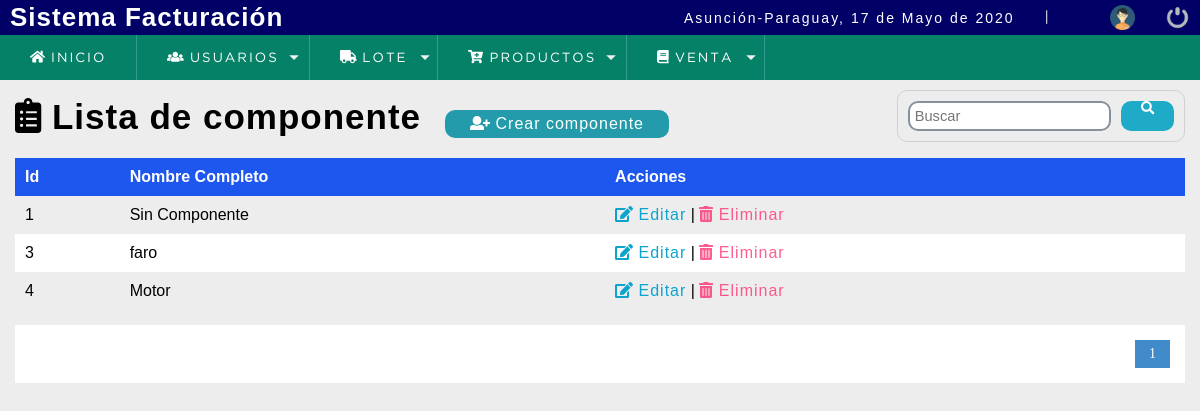
/sistema/lista_componente.php (signed in), run on the app's committed database.
### tables this page shows
CREATE TABLE `componente` (
  `componente_id` int(11) NOT NULL,
  `componente_descripcion` varchar(45) NOT NULL
);

### sistema/lista_componente.php (the view, shortened to what this page needs)
<?php
include "../conexion.php";
 ?>
<!DOCTYPE html>
<html lang="en">
<head>
<?php include "includes/scripts.php";?>
</head>
<body>
<?php include "includes/header.php"; ?>
	<section id="container">
		<h1><i class="fas fa-clipboard-list"></i> Lista de componente</h1>
		<a href="registro_componente.php" class="btn_new"><i class="fas fa-user-plus"></i> Crear componente</a>
		<form action="buscar_componente.php" method="get" class="form_search">
			<input type="text" name="busqueda" id="busqueda" placeholder="Buscar">
			<button type="submit" class="btn_search"><i class="fas fa-search"></i></button>
		</form>
		<table>
			<tr>
				<th>Id</th>
				<th>Nombre Completo</th>
				<th>Acciones</th>
			</tr>
			<?php
				$sql_register = mysqli_query($conection,"SELECT COUNT(*) as total_registro
																								FROM componente");
				$result_register = mysqli_fetch_array($sql_register);
				$total_registro = $result_register['total_registro'];
				$por_pagina = 5;
				if (empty($_GET['pagina']))
				{
						$pagina = 1;
				}else {
					$pagina = $_GET['pagina'];
				}
				$desde = ($pagina-1) * $por_pagina;
				$total_paginas = ceil($total_registro / $por_pagina);
					$query = mysqli_query($conection, "SELECT *
																						 from componente
																						 LIMIT $desde,$por_pagina");
					$result = mysqli_num_rows($query);
					if ($result >0 )
					{
						while ($data = mysqli_fetch_array($query))
						{
      ?>
			<tr>
				<td><?php echo $data[0]; ?></td>
				<td><?php echo $data[1] ; ?></td>
				<td>
					<a class="link_edit" href="editar_componente.php?id=<?php echo $data[0]; ?>"><i class="fas fa-edit"></i> Editar</a>
					|
					<a class="link_delete" href="eliminar_confirmar_componente.php?id=<?php echo $data[0]; ?>"><i class="fas fa-trash-alt"></i> Eliminar</a>
			  </td>
			</tr>
     <?php
		      }
	       }
     ?>
		</table>
		<div class="paginador">
			<ul>
				<?php
					for ($i=1; $i <= $total_paginas; $i++)
					{
						if ($i == $pagina)
						{
							echo '<li class="pageSelected"> '.$i.' </li>';
						}else
						{
								echo '<li> <a href="?pagina='.$i.'">'.$i.' </a> </li>';
						}
					}
				 ?>
			</ul>
		</div>
	</section>
</body>
</html>

### sistema/css/style.css (style rules this page uses)
* { margin: 0; padding: 0; box-sizing: border-box; }
body { background: #ededed; }
h1, h2, h3, h4, h5, h6 { font-family: 'arial'; font-weight: bold; letter-spacing: 1px; }
h1 { font-size: 26px; }
a { text-decoration: none; font-family: arial; letter-spacing: 1px; }
#container { padding: 90px 15px 15px; }
form { background: #3D789B; margin: auto; padding: 20px 50px; border: 1px solid #d1d1d1; border-radius: 10px; }
input,select,textarea,select, option { display: block; width: 100%; font-size: 11pt; padding: 5px; border: 2px solid #85929e; border-radius: 10px; }
#container h1 { font-size: 35px; display: inline-block; }
.btn_new { display: inline-block; background: #239baa; color: #fff; padding: 5px 25px; border-radius: 10px; margin: 20px; }
table { border-collapse: collapse; font-size: 12pt; font-family: 'arial'; width: 100%; }
table th { text-align: left; padding: 10px; background: #1E57EE; color: #fff; }
table tr:nth-child(odd) { background: #fff; }
table td { padding: 10px; }
.link_edit { color: #0ca4ce; }
.link_delete { color: #f26b; }
.paginador ul { padding: 15px; list-style: none; background: #fff; margin-top: 15px; display: -webkit-flex; display: -moz-flex; display: -ms-flex; display: -o-flex; display: flex; justify-content: flex-end; }
.paginador a, .pageSelected { color: #428bca; border: 1px solid #ddd; padding: 5px; display: inline-block; font-size: 14px; text-align: center; width: 35px; }
.pageSelected { color: #fff; background: #428bca; border: 1px solid #428bca; }
.form_search { display: -webkit-flex; display: -moz-flex; display: -ms-flex; display: -o-flex; display: flex; float: right; background: initial; padding: 10px; border-radius: 10px; }
.form_search .btn_search { background: #1faac8; color: #fff; padding: 0 20px; border: 1px; cursor: pointer; margin-left: 10px; display: -webkit-flex; display: -moz-flex; display: -ms-flex; display: -o-flex; display: flex; border-radius: 10px; }

### data on the page
componente: componente_id "1", componente_descripcion "Sin Componente"
componente: componente_id "3", componente_descripcion "faro"
componente: componente_id "4", componente_descripcion "Motor"

### other printed values
fechaC() "17 de Mayo de 2020"
